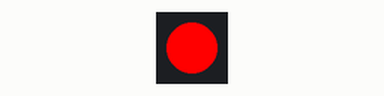
A sketch run on a simulated Arduino Uno, built with avr-gcc and run on an emulated ATmega328P. On the bench: 1 RGB LEDs in strip order, left to right. Dim RGB values are drawn brighter than linear.

Above: at 0.5 s.
At 2.5 s:
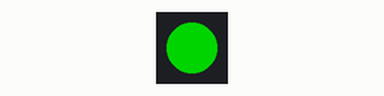
At 4.5 s:
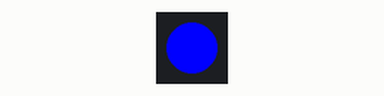
At 9.3 s:
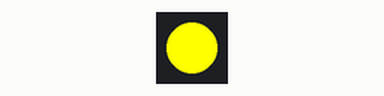
Timing chart, 0 to 10.1 s (numbered marks = the images above):
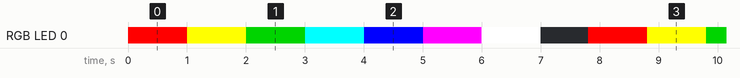

Measured:
- by itself, RGB LED 0: repeats every 7.8 s: RGB(255, 255, 0) 1.0 s, RGB(0, 128, 0) 1.0 s, RGB(0, 255, 255) 1.0 s, RGB(0, 0, 255) 1.0 s, RGB(255, 0, 255) 1.0 s, RGB(255, 255, 255) 1.0 s, off 0.80 s, RGB(255, 0, 0) 1.0 s
- by itself, everything shown: repeats every 7.8 s, in 8 steps

The sketch:

Blink-SMT.ino
```cpp
#include "FastLED.h"

// How many leds in your strip?
#define NUM_LEDS 1

// For led chips like Neopixels, which have a data line, ground, and power, you just
// need to define DATA_PIN.  For led chipsets that are SPI based (four wires - data, clock,
// ground, and power), like the LPD8806 define both DATA_PIN and CLOCK_PIN
#define DATA_PIN 3
#define CLOCK_PIN 13

// Define the array of leds
CRGB leds[NUM_LEDS];

void setup() {
      // Uncomment/edit one of the following lines for your leds arrangement.
      // FastLED.addLeds<TM1803, DATA_PIN, RGB>(leds, NUM_LEDS);
      // FastLED.addLeds<TM1804, DATA_PIN, RGB>(leds, NUM_LEDS);
      // FastLED.addLeds<TM1809, DATA_PIN, RGB>(leds, NUM_LEDS);
      FastLED.addLeds<WS2811, DATA_PIN, GRB>(leds, NUM_LEDS);
      // FastLED.addLeds<WS2812, DATA_PIN, RGB>(leds, NUM_LEDS);
      // FastLED.addLeds<WS2812B, DATA_PIN, RGB>(leds, NUM_LEDS);
  	  // FastLED.addLeds<NEOPIXEL, DATA_PIN>(leds, NUM_LEDS);
      // FastLED.addLeds<APA104, DATA_PIN, RGB>(leds, NUM_LEDS);
      // FastLED.addLeds<UCS1903, DATA_PIN, RGB>(leds, NUM_LEDS);
      // FastLED.addLeds<UCS1903B, DATA_PIN, RGB>(leds, NUM_LEDS);
      // FastLED.addLeds<GW6205, DATA_PIN, RGB>(leds, NUM_LEDS);
      // FastLED.addLeds<GW6205_400, DATA_PIN, RGB>(leds, NUM_LEDS);

      // FastLED.addLeds<WS2801, RGB>(leds, NUM_LEDS);
      // FastLED.addLeds<SM16716, RGB>(leds, NUM_LEDS);
      // FastLED.addLeds<LPD8806, RGB>(leds, NUM_LEDS);
      // FastLED.addLeds<P9813, RGB>(leds, NUM_LEDS);
      // FastLED.addLeds<APA102, RGB>(leds, NUM_LEDS);
      // FastLED.addLeds<DOTSTAR, RGB>(leds, NUM_LEDS);

      // FastLED.addLeds<WS2801, DATA_PIN, CLOCK_PIN, RGB>(leds, NUM_LEDS);
      // FastLED.addLeds<SM16716, DATA_PIN, CLOCK_PIN, RGB>(leds, NUM_LEDS);
      // FastLED.addLeds<LPD8806, DATA_PIN, CLOCK_PIN, RGB>(leds, NUM_LEDS);
      // FastLED.addLeds<P9813, DATA_PIN, CLOCK_PIN, RGB>(leds, NUM_LEDS);
      // FastLED.addLeds<APA102, DATA_PIN, CLOCK_PIN, RGB>(leds, NUM_LEDS);
      // FastLED.addLeds<DOTSTAR, DATA_PIN, CLOCK_PIN, RGB>(leds, NUM_LEDS);
}

void loop() {
  // Turn the LED on in various colours, then pause

  leds[0] = CRGB::Red;
  FastLED.show();
  delay(1000);

  leds[0] = CRGB::Yellow;
  FastLED.show();
  delay(1000);

  leds[0] = CRGB::Green;
  FastLED.show();
  delay(1000);

  leds[0] = CRGB::Cyan;
  FastLED.show();
  delay(1000);

  leds[0] = CRGB::Blue;
  FastLED.show();
  delay(1000);

  leds[0] = CRGB::Magenta;
  FastLED.show();
  delay(1000);

  leds[0] = CRGB::White;
  FastLED.show();
  delay(1000);

  // Now turn the LED off, then pause a little longer
  leds[0] = CRGB::Black;
  FastLED.show();
  delay(800);
}
```
